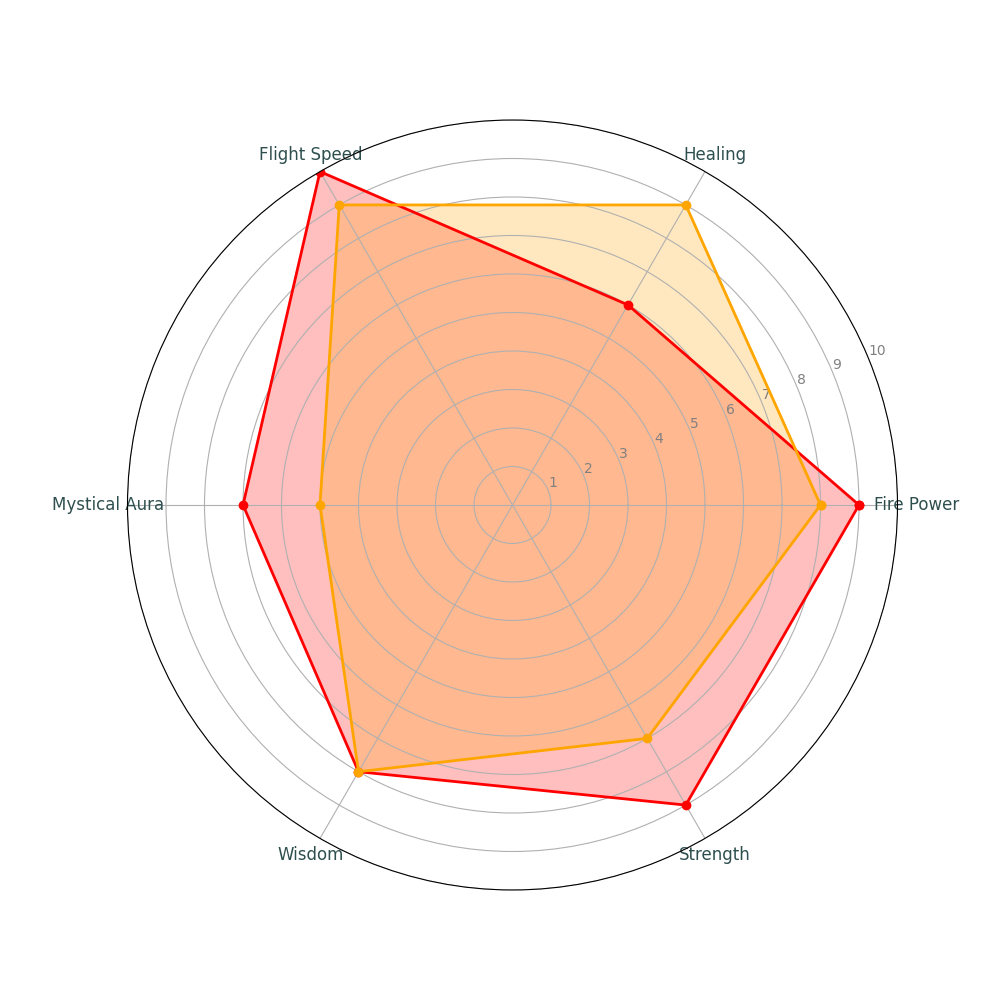

Python code for this plot:
import numpy as np
import matplotlib.pyplot as plt
from math import pi

attributes = ['Fire Power', 'Healing', 'Flight Speed', 'Mystical Aura', 'Wisdom', 'Strength']
dragonscore = [9, 6, 10, 7, 8, 9]
phoenixscore = [8, 9, 9, 5, 8, 7]

num_attributes = len(attributes)
angles = np.linspace(0, 2 * pi, num_attributes, endpoint=False).tolist()
angles += angles[:1]

dragonscore += dragonscore[:1]
phoenixscore += phoenixscore[:1]

fig, ax = plt.subplots(figsize=(10, 10), subplot_kw=dict(polar=True))

ax.plot(angles, dragonscore, linewidth=2, linestyle='-', marker='o', color='red')
ax.fill(angles, dragonscore, 'red', alpha=0.25)

ax.plot(angles, phoenixscore, linewidth=2, linestyle='-', marker='o', color='orange')
ax.fill(angles, phoenixscore, 'orange', alpha=0.25)

plt.xticks(angles[:-1], attributes, color='darkslategray', size=12)

plt.yticks(range(1, 11), ['1', '2', '3', '4', '5', '6', '7', '8', '9', '10'], color='grey', size=10)
plt.ylim(0, 10)

plt.show()
